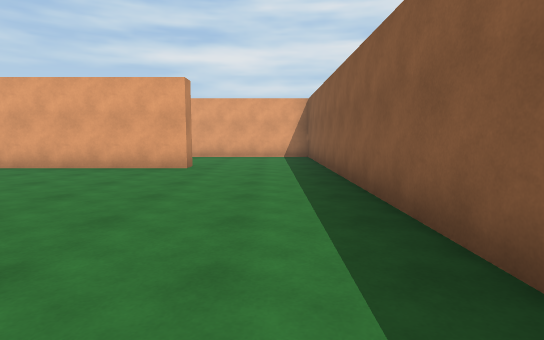
view 1 (above)

24 first-person views from a walk through a Unity game level. The camera is 1.3 m above the floor, tilts 6° down and sees 80° across. The floor is counted in squares, 1.8 m on a side. Each view is taken from the middle of a square. On the plan, view 1 faces up. The plan holds only what a view shows up to about 10 squares ahead; the rest is blank. The place goes on beyond the plan. The player character is not drawn.

view 2
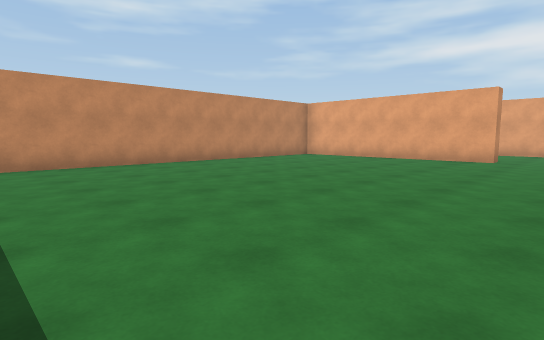

view 3
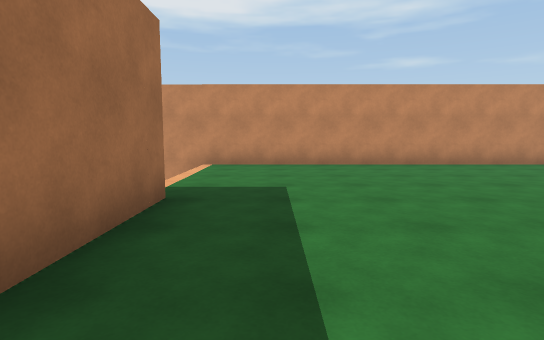

view 4
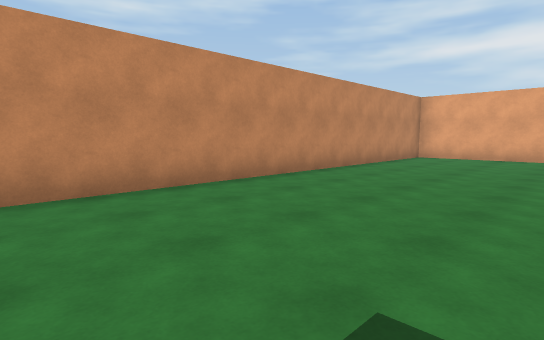

view 5
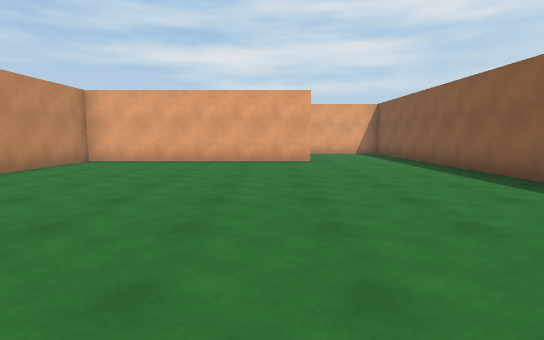

view 6
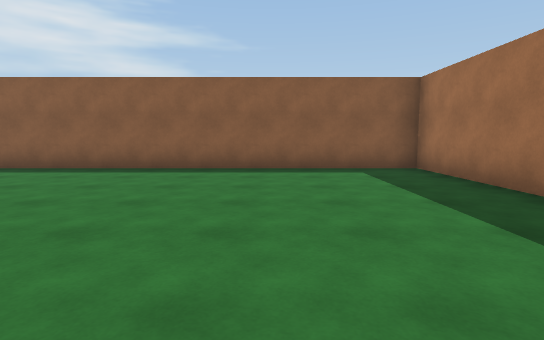

view 7
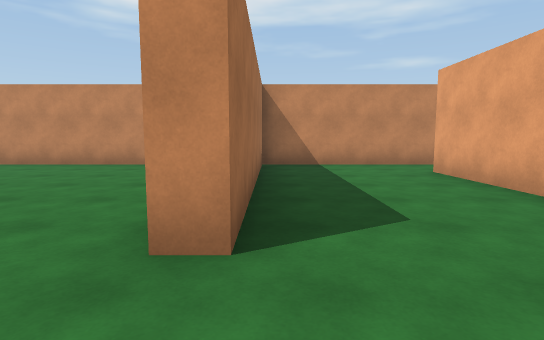

view 8
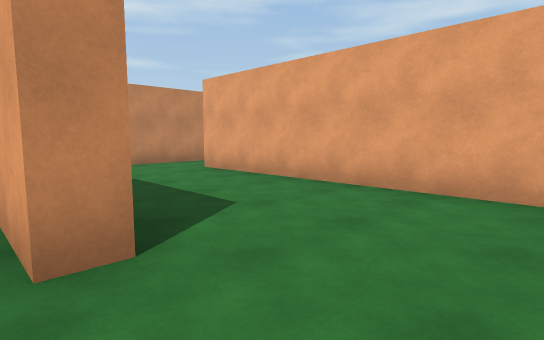

view 9
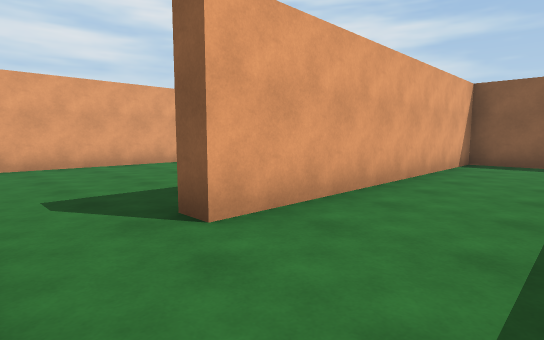

view 10
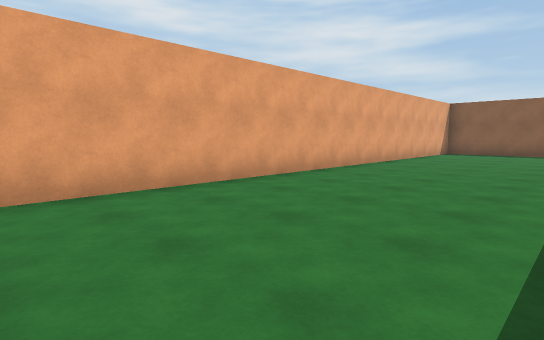

view 11
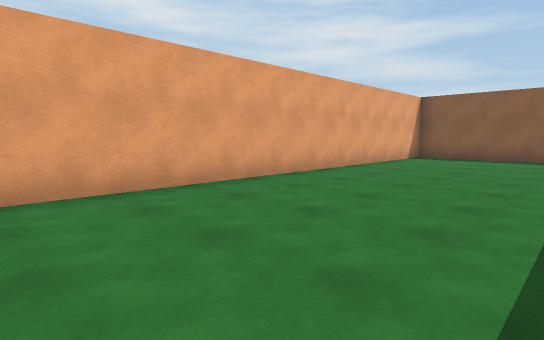

view 12
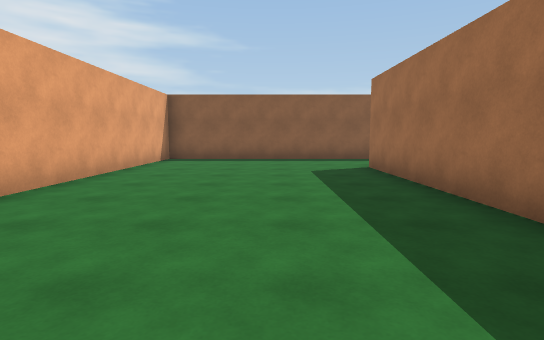

view 13
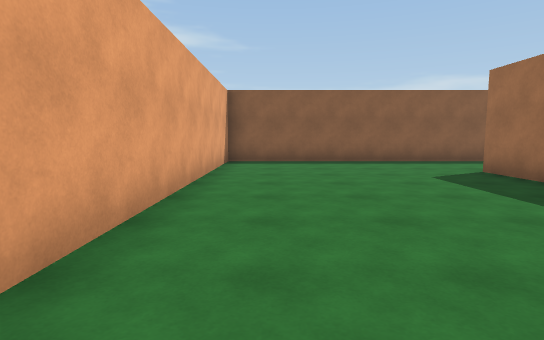

view 14
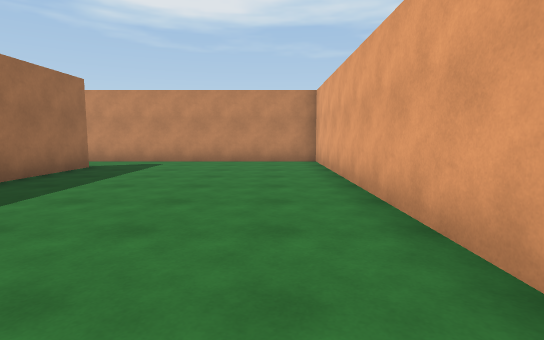

view 15
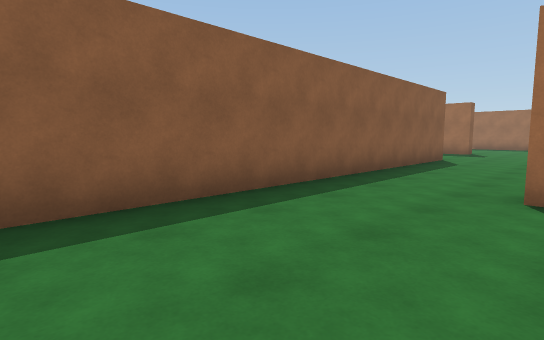

view 16
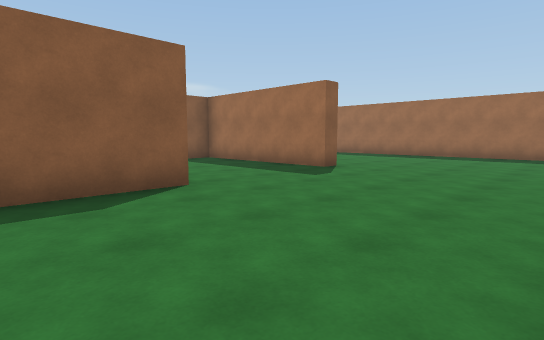

view 17
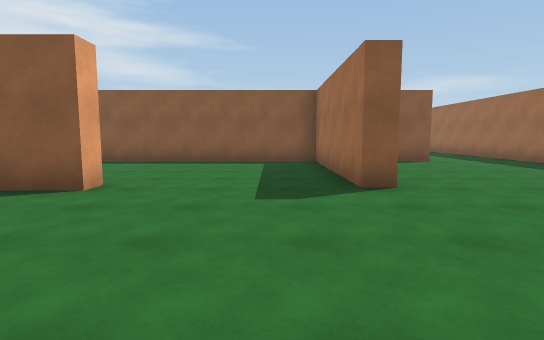

view 18
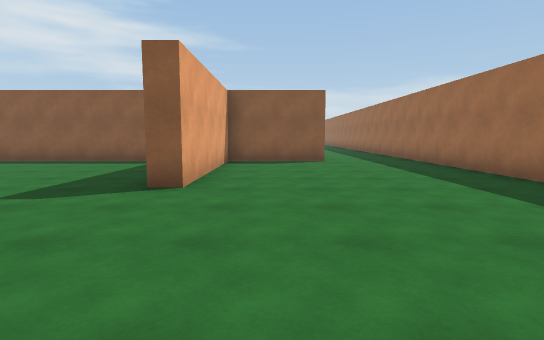

view 19
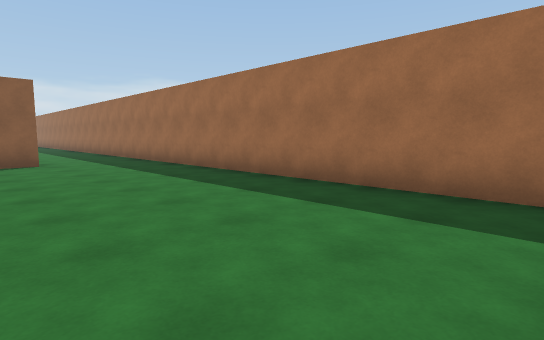

view 20
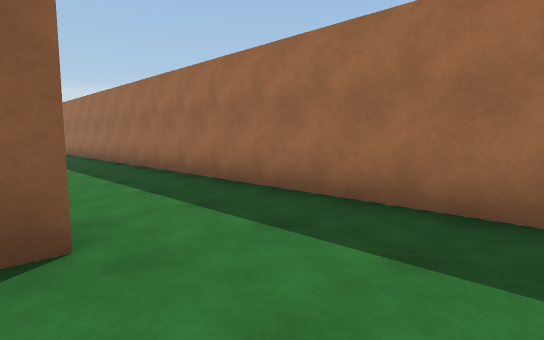

view 21
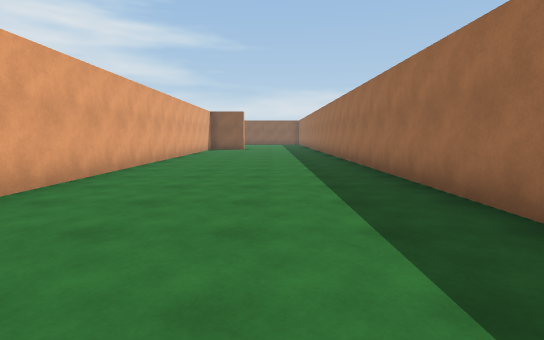

view 22
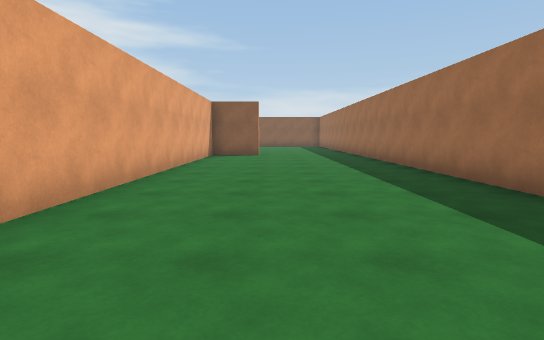

view 23
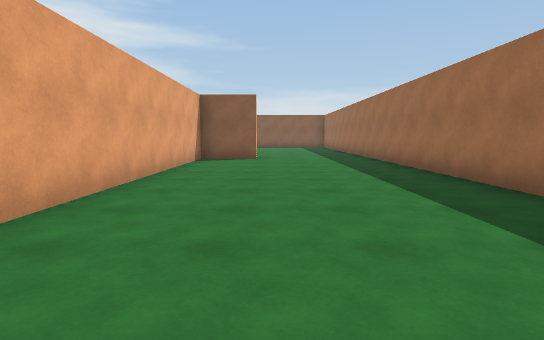

view 24
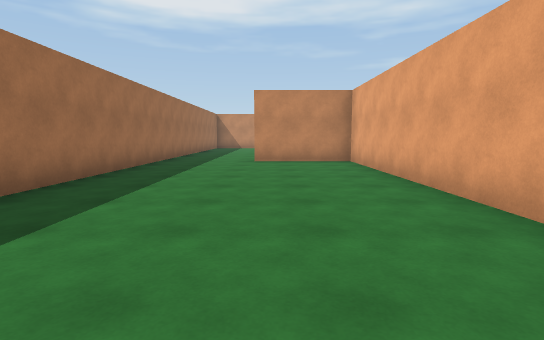

### Floor plan
Points are (right, up) in squares from view 1. A wall is a line through its corners. A room is listed if a view was taken in it or the views show most of it. See-through windows are left out.
Room 1 (views 1, 2, 3, 4, 5, 6, 8)
walls: (-3.8, -4.3) (1.3, -4.3) (1.3, 7.6); (-1.9, 7.8) (-1.9, 7.3) (-8.2, 7.3) (-8.2, -5.5)
ways out: opening at (-0.5, 8) to room 2
Room 2 (views 7, 9)
walls: (-8.2, 11.5) (-8.2, 7.8) (-1.9, 7.8); (1.3, 7.6) (1.3, 11.3) (-6.5, 11.3)
ways out: opening at (-0.5, 8) to room 1; opening at (-7.5, 12) to room 3
Room 3 (views 10, 11, 12, 13, 14, 15)
walls: (-1.4, 11.7) (3.5, 11.7); (-6.5, 11.3) (-6.5, 11.7) (-4, 11.7); (6.2, 11.5) (6.2, 17.2) (-8.2, 17.2) (-8.2, 11.5)
ways out: opening at (-7.5, 12) to room 2; opening at (4.5, 12) to room 4
Room 4 (views 16, 17, 18, 19, 20, 21, 22, 23, 24)
walls: (6.8, 5.5) (6.2, 5.5) (6.2, 11.5); (11.2, -1.6) (11.2, 1.2) (6.5, 1.2) (6.5, 1.7) (11.2, 1.7) (11.2, 7.9); (2.2, -4.3) (31, -4.3); (31, 1.2) (11.8, 1.2) (11.8, -1.5)
ways out: opening at (4.5, 12) to room 3

Where each view was taken, in squares from view 1:
view 1: 0 up, 0 right, facing up
view 2: 3 down, 0 right, facing up-left
view 3: 3 down, 0 right, facing left
view 4: 4 down, 4 left, facing up-left
view 5: 2 down, 3 left, facing up
view 6: 1 down, 6 left, facing right
view 7: 8 up, 0 right, facing left
view 8: 7 up, 0 right, facing up-left
view 9: 9 up, 8 left, facing up-right
view 10: 13 up, 8 left, facing up-right
view 11: 13 up, 5 left, facing up-right
view 12: 14 up, 4 left, facing right
view 13: 16 up, 3 left, facing right
view 14: 16 up, 1 right, facing left
view 15: 16 up, 3 right, facing down-right
view 16: 8 up, 2 right, facing down-right
view 17: 3 up, 2 right, facing right
view 18: 0 up, 2 right, facing right
view 19: 0 up, 2 right, facing down-right
view 20: 1 down, 9 right, facing down-right
view 21: 2 down, 14 right, facing right
view 22: 1 down, 19 right, facing right
view 23: 1 down, 21 right, facing right
view 24: 1 down, 21 right, facing left
